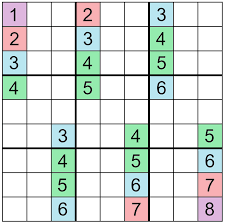
#> input picture download.png, 225 x 224 px, given in place of download.jpeg, which was not available
$ jupyter execute thresholding.ipynb
#> lines starting #> are read from the running program, lines starting #| are printed output that depends on the picture; after the words box and inside, x2 and y2 are one past the last pixel; in counts of white or black regions, pixels touching at a corner belong together; pictures that were not available may be replaced by others from this repository, and a replacement may not be noted
[cell 1]
import cv2
import numpy as np
import matplotlib.pyplot as plt

img = cv2.imread('download.jpeg', 0)
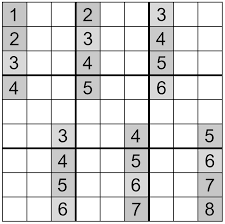
#> img: shape (224, 225); min 0, max 255, mean 219.3
ret, thresh1 = cv2.threshold(img, 127, 255, cv2.THRESH_BINARY)
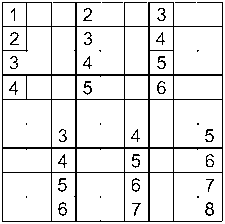
#> thresh1: shape (224, 225); 90.1% white; black in thin lines or dots
ret, thresh2 = cv2.threshold(img, 127, 255, cv2.THRESH_BINARY_INV)
#> thresh2: shape (224, 225); 9.9% white in thin lines or dots
ret, thresh3 = cv2.threshold(img, 127, 255, cv2.THRESH_TRUNC)
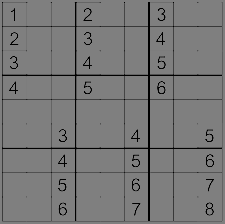
#> thresh3: shape (224, 225); min 0, max 127, mean 120.1
ret, thresh4 = cv2.threshold(img, 127, 255, cv2.THRESH_MASK)
#> thresh4: shape (224, 225); every value is 0
ret, thresh5 = cv2.threshold(img, 127, 255, cv2.THRESH_TOZERO)
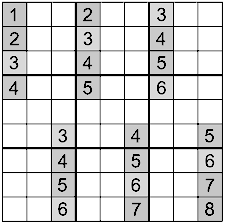
#> thresh5: shape (224, 225); min 0, max 255, mean 213.7

titles = ['Original image', 'BINARY', 'BINARY INV', 'TRUNC', 'MASK', 'TOZERO']
images = [img, thresh1, thresh2, thresh3, thresh4, thresh5]

for i in range(6):
    plt.subplot(2, 3, i+1), plt.imshow(images[i], 'gray')
    plt.title(titles[i])
    plt.xticks([]), plt.yticks([])


plt.show()

[cell 2]
import cv2
import numpy as np
import matplotlib.pyplot as plt

img = cv2.imread('download.jpeg', 0)
img = cv2.medianBlur(img, 5)
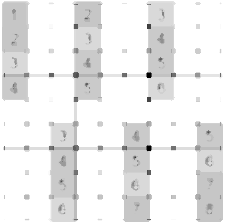
#> img: shape (224, 225); min 0, max 255, mean 236.1

$ run again, with 3dchess.png copied over download.png
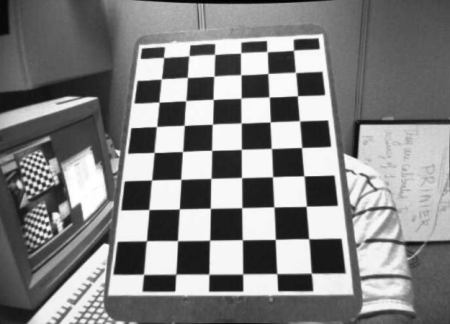
#> input picture 3dchess.png, 450 x 324 px, given in place of download.jpeg, which was not available
#> img is the input picture: shape (324, 450); min 0, max 255, mean 130.5
#> `ret, thresh1 = cv2.threshold(img, 127, 255, cv2.THRESH_BINARY)`:
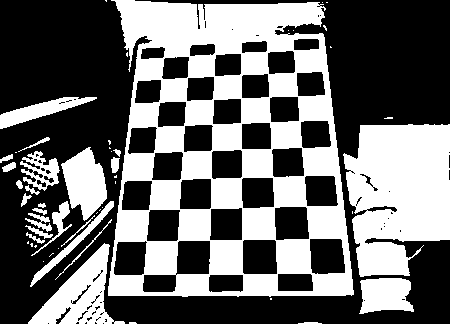
#> thresh1: shape (324, 450); 42.4% white; 52 white regions (27 under 20 px), largest, box (x1, y1, x2, y2) and area: (108, 0, 354, 297) 37964, (343, 124, 450, 277) 12692, (28, 243, 125, 324) 3188
#> thresh4: shape (324, 450); every value is 0
#> `img = cv2.medianBlur(img, 5)`:
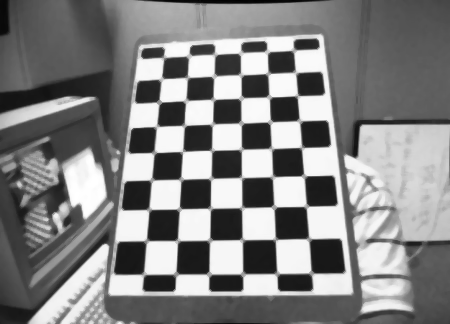
#> img: shape (324, 450); min 1, max 255, mean 130.6

$ run again, with coins.png copied over download.png
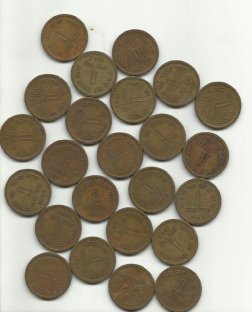
#> input picture coins.png, 252 x 312 px, given in place of download.jpeg, which was not available
#> `ret, thresh1 = cv2.threshold(img, 127, 255, cv2.THRESH_BINARY)`:
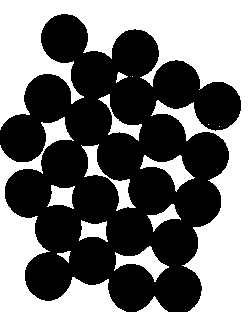
#> thresh1: shape (312, 252); 45.9% white; 15 white regions (3 under 20 px), largest, box (x1, y1, x2, y2) and area: (0, 0, 252, 312) 25407, (0, 117, 126, 312) 6409, (81, 144, 136, 211) 784
#> thresh4: shape (312, 252); every value is 0
#> `ret, thresh5 = cv2.threshold(img, 127, 255, cv2.THRESH_TOZERO)`:
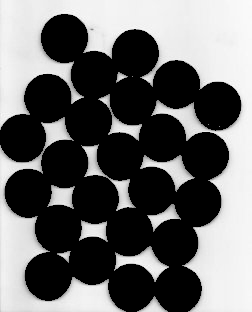
#> thresh5: shape (312, 252); min 0, max 253, mean 105
